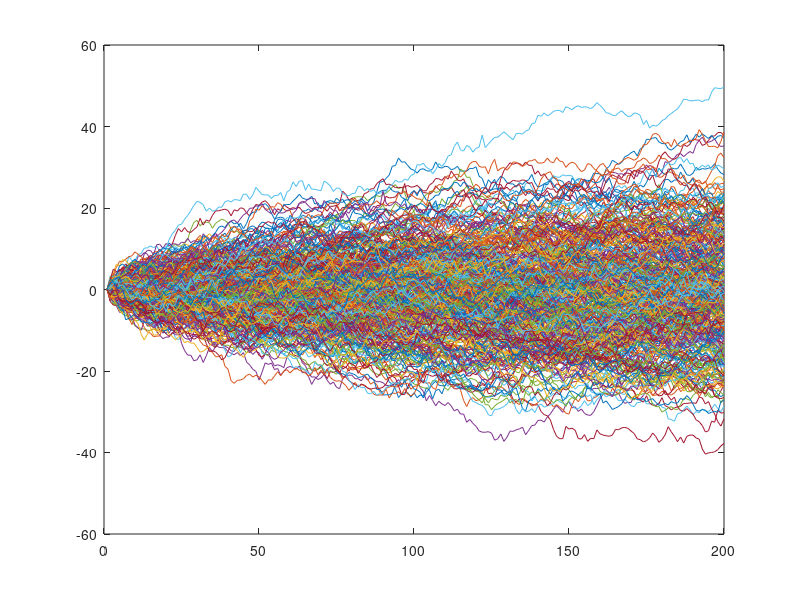

Here is the MATLAB script that generated this plot: (Note: this script raises an error after producing the figure.)
clear all
close all

N=200;                          % Количество отсчетов
K=400;                          % Количество реализаций
mu=0;                           % Среднее по ансамблю
sigma=1;                        % 
scatter_pos1=[10,9 ;50,49;100,99;200,199]
scatter_pos2=[50,40;100,90;200,190]

rm_walk = zeros(N,K);   % Генерация матрицы с NxK


%{
---------Генерация случайного блуждания------
%}
for i=1:K;
    for j=2:N;
        rm_walk(j,i)= rm_walk(j-1,i) + normrnd(mu, sigma);
    end
end 

%{
----------Теоретический расчет mu-----------
%}

mu = mean(rm_walk(:,1))

%{
----Построение всех реализаций на одном полотне------
%}
figure
for i=1:K;
    plot(rm_walk(:,i))
    hold on
end

%{
--------Построение диаграмм рассеяния---------
%}
figure
scatter_rm_walk(rm_walk, scatter_pos1,1)
scatter_rm_walk(rm_walk, scatter_pos2,2)

%{
-----Расчет автокорр функции----
%}
rm_walk_shifted=circshift(rm_walk,1);
rm_walk_times=rm_walk_shifted.*rm_walk;

for i=1:N;
    autocorr_rm_walk(i)=mean(rm_walk_times(i,:));
end

figure
plot(autocorr_rm_walk)
hold on

%{
-----Теоретический расчет АКР----
%}
plot([1:N],[0:N-1])

function scatter_rm_walk(rm_walk, scatter_pos,plot_number)
k=length(scatter_pos(:,1))
for i=1:k;
    subplot(2,1,plot_number)
    scatter(rm_walk(scatter_pos(i,1),:),rm_walk(scatter_pos(i,2),:)); 
    hold on
end
hold off
end
